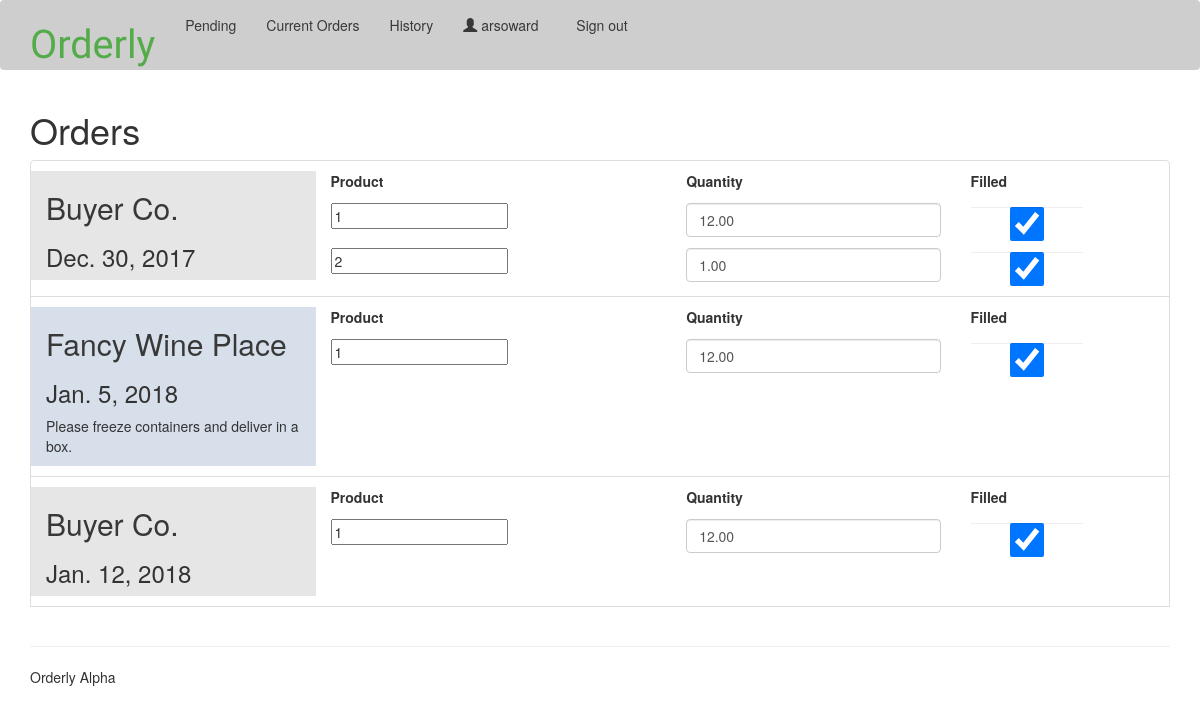
Page /history/ (signed in) on the committed database.
### orders/models.py (models this page shows, shortened)
class Business(models.Model):
  business_name = models.CharField(max_length=60)
  contact_name = models.CharField(max_length=60)
  website = models.URLField(max_length=200, blank=True)
  email = models.EmailField(max_length=254, blank=True)
  phone = models.CharField(max_length=15, blank=True)
  address = models.CharField(max_length=260, blank=True)
  tagline = models.CharField(max_length=150, blank=True) #describe your business in 150 characters or less!
  about = models.TextField(max_length=600, null=True, default=None)
  account = models.OneToOneField(userModels.Account, related_name='business', null=True, default=None, on_delete=models.CASCADE)
  picture = models.OneToOneField(userModels.Picture, related_name='business', blank=True, null=True, on_delete=models.CASCADE)
  class Meta:
      verbose_name_plural = "businesses"

class Order(models.Model):
  connection = models.ForeignKey(Connection, on_delete=models.CASCADE, blank=True, null=True, default=None) #set to deleted user
  ORDER_STATUS_CHOICES = (
    ('P', 'Pending'),   #user needs to approve order from email or new customer
    ('C', 'Current'),   #current orders show up in the default to-do list
    ('D', 'Delivered'), #delivered orders will be removed from to-do list, but can be searched
  )
  from_address = models.EmailField(max_length=254, blank=True, null=True, default=None)
  status = models.CharField(max_length=1, choices=ORDER_STATUS_CHOICES, default='P')
  requested_delivery = models.DateField('requested delivery date', default=(date.today() + timedelta(days=7))) # set to the future to set up recurring orders.
  notes = models.TextField(max_length=600, blank=True)

### orders/views.py (the view)
# urls.py: path('history/', views.orderList,  {'status':'D'}, name='history'),
@login_required
def orderList(request, status='C'):
  businessID = request.user.account.business.id
  rawList = list(Order.objects.filter(connection__vendor_id=businessID, status=status).order_by('requested_delivery'))
  business = get_object_or_404(Business, id=businessID)
  orderList = []
  number = 0
  if status == 'O': #TODO outgoing orders
    pass
  if(request.user.account.isPremium):
    mailbox = Mailbox.objects.get(name = businessID)
    mailbox.get_new_mail()
    print("mail checked")
  if status == 'P':
    for order in rawList:
      form = OrderForm(instance=order, prefix=str(number))
      if OrderItem.objects.filter(order = order):
        formset = OrderItemModelSet(request.POST or None, prefix=str(number),
                                                          queryset=OrderItem.objects.filter(order = order))
        emailOrder = False
      else:
        formset = OrderItemSet(request.POST or None, prefix=str(number))
        emailOrder = True
      number += 1
      if (request.method == 'POST'):
        if emailOrder:
          formset = OrderItemSet(request.POST, instance=order)
          formset.is_valid()
          formset.save()
        else:
          instances = formset.save()
        form.is_valid()
        order = form.save(commit=False)
        order.status = 'C'
        order.save()
        return HttpResponseRedirect(reverse('orders:pending'))
      orderList.append({'business': order.connection.customer,
                        'orderForm': form,
                        'orderItemFormset': formset,
                        'order': order,
                        'status': order.status,
                      })
    template = 'orders/pendingorderlist.html'
  else:
    for order in rawList:
      formset = OrderItemModelSet(request.POST or None, prefix=str(number),
                                  queryset=OrderItem.objects.filter(order = order))
      for f in formset:
        f.fields['product'].queryset=(Product.objects.filter(vendor=business))
      number += 1
      if (request.method == 'POST'):
        instances = formset.save()
        order.save()
      orderList.append({'business': order.connection.customer,
                        'orderItemFormset': formset,
                        'order': order,
                        'status': order.status,
                      })
    if status == 'C':
      template = 'orders/orderlist.html'
    else:
      template = 'orders/historyorderlist.html'
  context = {'list': orderList, 'business': business}
  return render(request, template, context)

### orders/templates/orders/historyorderlist.html (shortened to what this page needs)
{% extends 'list.html' %}
{% load bootstrap3 %}
{% block title %}Orders{% endblock %}
{% block itemTitle %}
    <h2><a href="{% url 'orders:about' item.business.account.slug %}">{{ item.business.business_name }}</a></h2>
    <h3>{{item.order.requested_delivery}}</h3>
    <p>{{ item.order.notes }}</p>
{% endblock %}
{% block itemContent %}
<span>
<form action="" method="post">{% csrf_token %}
  <div class='row'>
    <div class="col-xs-12 col-md-5">
      <label>Product</label>
    </div>
    <div class="col-xs-10 col-md-4">
      <label>Quantity</label>
    </div>
    <div class="col-xs-2 col-2">
      <label>Filled</label>
    </div>
  </div>
    {% for form in item.orderItemFormset %}
    <div class="row">
      <div class="col-xs-12 col-md-5">
        {{form.product}}
      </div>
      <div class="col-xs-10 col-md-4">
        {{form.quantity}}
      </div>
      <div class="col-xs-2 col-2">
        {{form.filled}}
      </div>
    </div>
    {% endfor %}
</span>
{% endblock %}

### shared_templates/list.html (shortened to what this page needs)
{% extends 'base.html' %}
{% block content %}
  <div class="container">
    <h1>{% block title %} Orderly {% endblock %}</h1>
    <ul class="list-group">
    {% for item in list %}
    <li class="list-group-item">
      <div class="row row-eq-height {% cycle 'row1' 'row2' %}">
        <div class="col-12 col-md-3 rowTitle">
          {% block itemTitle %}{% endblock %}
        </div>
        <div class="col-12 col-md-9">
          {% block itemContent %}{% endblock %}
        </div>
      </div>
    </li>
    {% empty %}
      <div class="row row1">
        <div class="col">
          <p> Nothing to show. </p>
        </div>
      </div>
    {% endfor %}
    </ul>
  </div>
{% endblock %}

### shared_templates/base.html (shortened to what this page needs)
{% load static from staticfiles %}
{% load bootstrap3 %}
<!DOCTYPE html>
<html lang="en">
  <head>
    {% bootstrap_css %}
    <link rel="stylesheet" href="https://code.jquery.com/ui/1.8.18/themes/base/jquery-ui.css" type="text/css" media="all"/>
    <link href="{% static 'orders/css/orders.css' %}" rel="stylesheet">
  </head>
<body>
  <div class="wrapper">
    <div class="navbar lobster-nav">
      <div class="container">
        <div class="navbar-header">
          <h1 class="text-center">
            <a class="navbar-brand lobster" href="{% url 'users:index' %}">Orderly</a>
          </h1>
        </div>
        <div class="navbar-collapse collapse">
          <ul class="nav navbar-nav">
          {% block nav_user %}
            {% if user.is_authenticated %}
              <ul class="nav navbar-nav navbar-right">
                <li id="nav-username"><a href="{% url 'orders:index' %}">
                  <span class="glyphicon glyphicon-user"></span>  {{ user.get_username }} &nbsp; </a>
                </li>
                <li>
                  <a href="{% url 'logout' %}">Sign out</a>
                </li>
              </ul>
            {% endif %}
          {% endblock %}
            <li class=""><a href="{% url 'orders:pending' %}">Pending</a></li>
            <li class=""><a href="{% url 'orders:orders' %}">Current Orders</a></li>
            <li class=""><a href="{% url 'orders:history' %}">History</a></li>
          </ul>
        </div>
      </div>
    </div>
{% block content %}
{% endblock %}
  </div> {% comment %} wrapper ends {% endcomment %}
  <div id="page-footer">
	<div class="container">
	  <footer>
		<hr />
		<p>Orderly Alpha</p>
	  </footer>
    </div>
  </div>
</body>
</html>

### orders/static/orders/css/orders.css (style rules this page uses)
.row1 .rowTitle { background-color: rgba(124, 124, 124, 0.19); }
.row2 .rowTitle { background-color: rgba(168, 188, 210, 0.46); }
a { color: #383838; }
.lobster { font-family: 'Oleo Script Swash Caps', cursive; color: rgba(24, 153, 9, 0.67) !important; font-size: 110%; }
.lobster-nav { background-color: rgba(200, 200, 200, 0.88); border: none; }
.lobster-nav .navbar-collapse { background-color: rgba(224, 224, 224, 0.88) border: none; }

### rows in the picture
Business: business.business_name "Buyer Co.", order.requested_delivery "Dec. 30, 2017", product "1" "2" "1", quantity "12.00" "1.00" "12.00", order.requested_delivery "Jan. 12, 2018"
Business: business.business_name "Fancy Wine Place", order.requested_delivery "Jan. 5, 2018", order.notes "Please freeze containers and deliver in a box.", product "1", quantity "12.00"

### other values in the picture
{{ user.get_username }} "arsoward"
